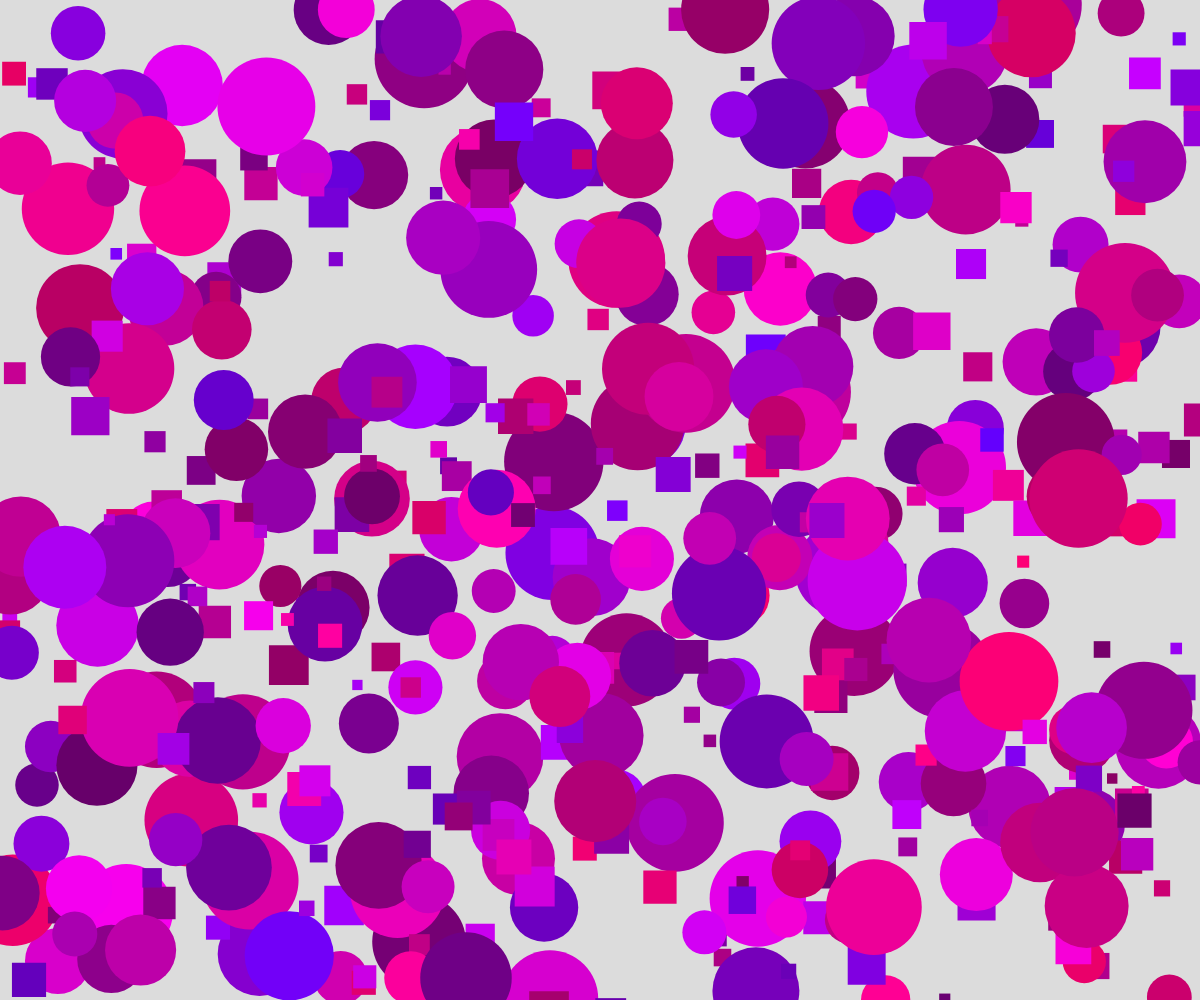
Frame 1 (no input)
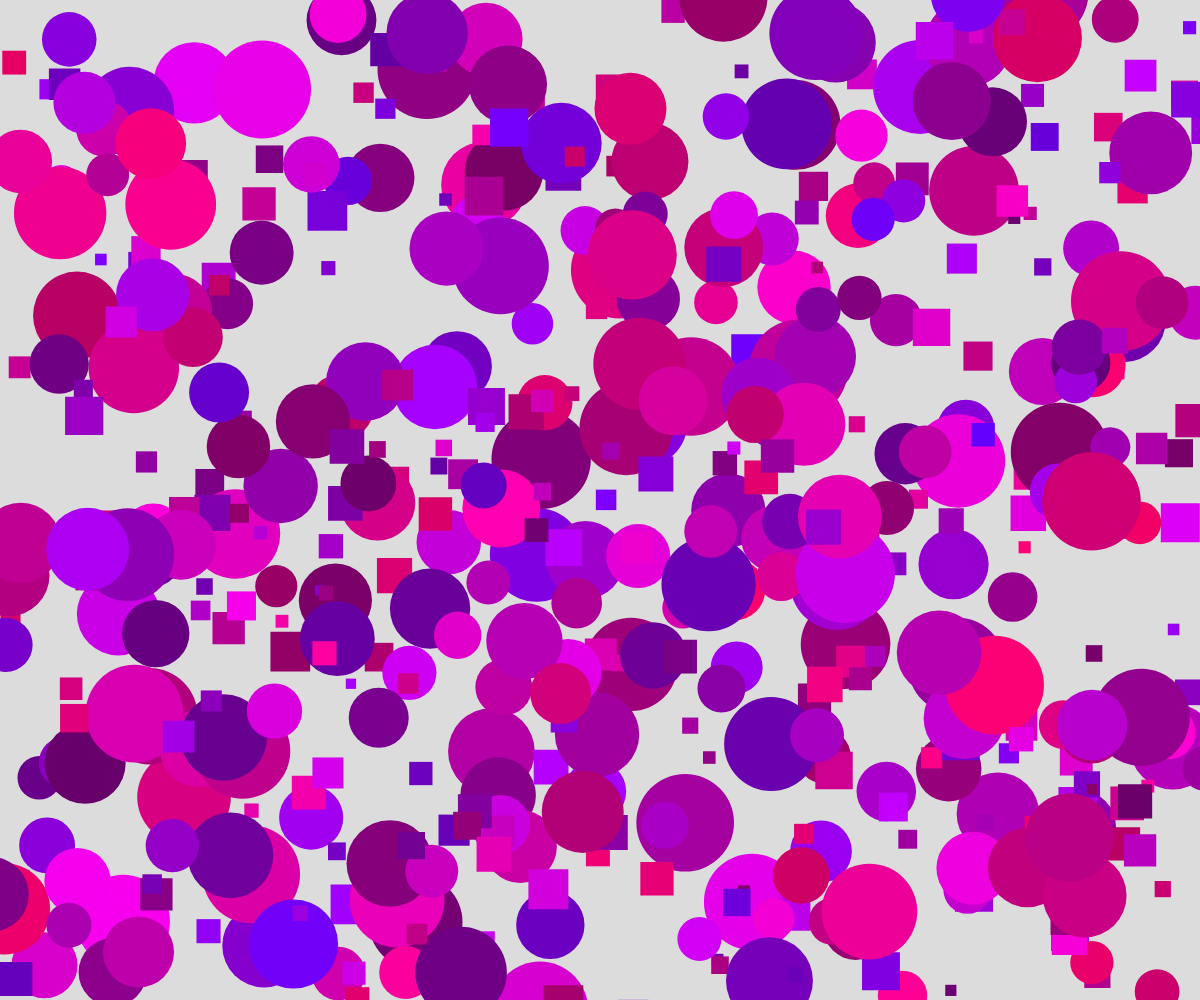
Frame 60 (no input)
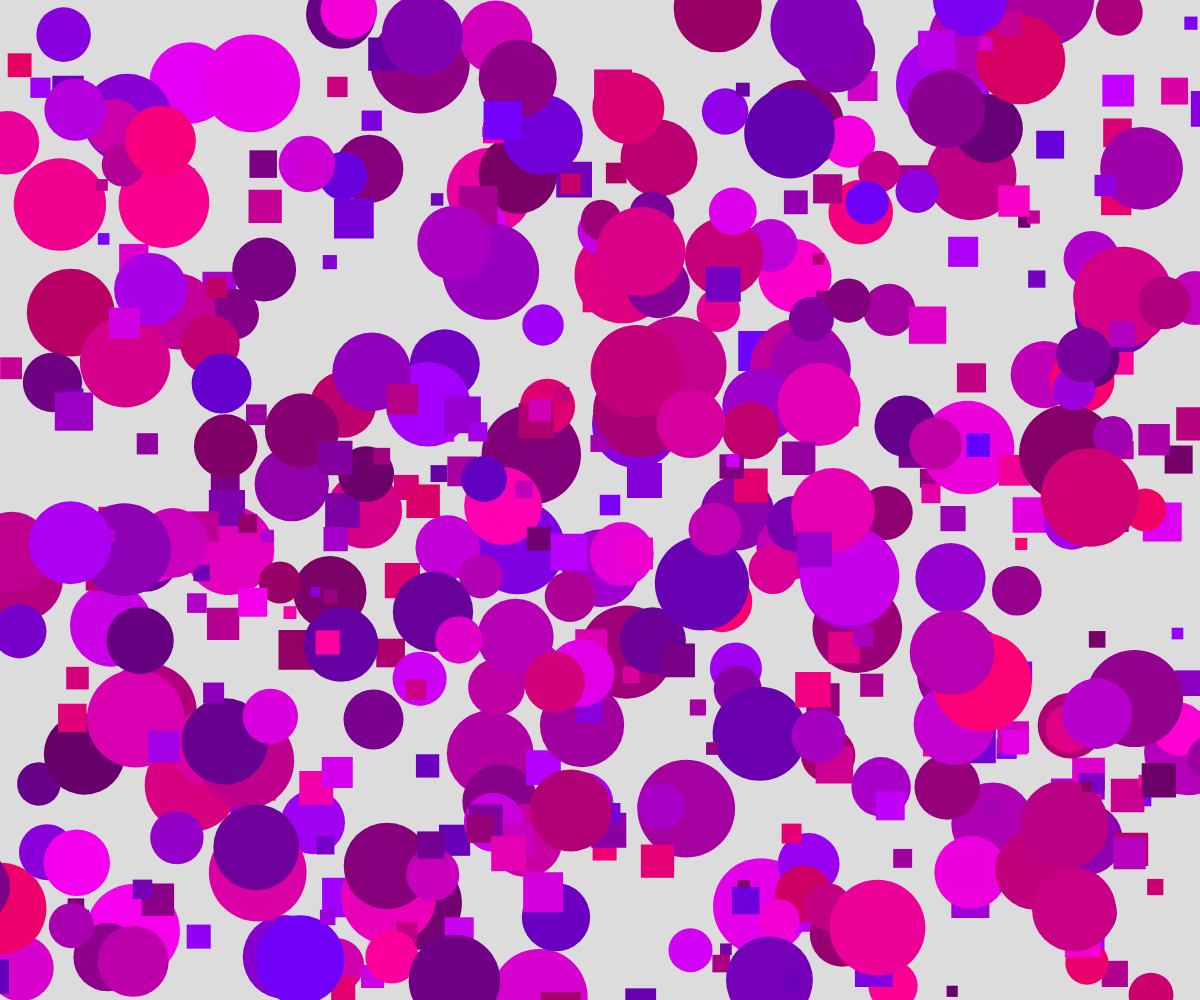
Frame 120 (the mouse pressed at the canvas centre since frame 60)

The p5.js sketch that drew these frames (run headless with seeded random() and noise() and a simulated clock; from frame 60 on, the mouse is pressed at the canvas centre):

// p5.js sketch
// ── sketch.js
// Inheritance
// Drake Jordan
// Dec 3, 2024

// Parent class
class Shape {
  constructor(x, y, color) {
    this.x = x;
    this.y = y;
    this.color = color;
  }

  // Common display for all shapes
  display() {
    noStroke();
    fill(this.color);
  }

  // Common move for all shapes
  move() {
    this.x += random(-2, 2);
    this.y += random(-2, 2);
  }
}

// Child class
class Circle extends Shape {
  constructor(x, y, color, radius) {
    super(x, y, color);
    this.radius = radius;
  }

  // Override display function
  display() {
    super.display();
    circle(this.x, this.y, this.radius*2);
  }
}

// Child class
class Square extends Shape {
  constructor(x, y, color, size) {
    super(x, y, color);
    this.size = size;
  }

  display() {
    super.display();
    square(this.x, this.y, this.size);
  }
}

let shapes = [];

function setup() {
  createCanvas(windowWidth, windowHeight);

  for (let i = 0; i < 500; i += 1) {
    if(random(100) > 50) {
      let circle = new Circle(random(width), random(height), color(random(100, 255), 0, random(100, 255)), random(20,50));
      shapes.push(circle);
    }
    else {
      let square = new Square(random(width), random(height), color(random(100, 255), 0, random(100, 255)), random(10,40));
      shapes.push(square);
    }
  }
}

function displayShapes() {
  for (let shape of shapes) {
    shape.display();
    shape.move();
  }
}

function draw() {
  background(220);
  displayShapes();
}
